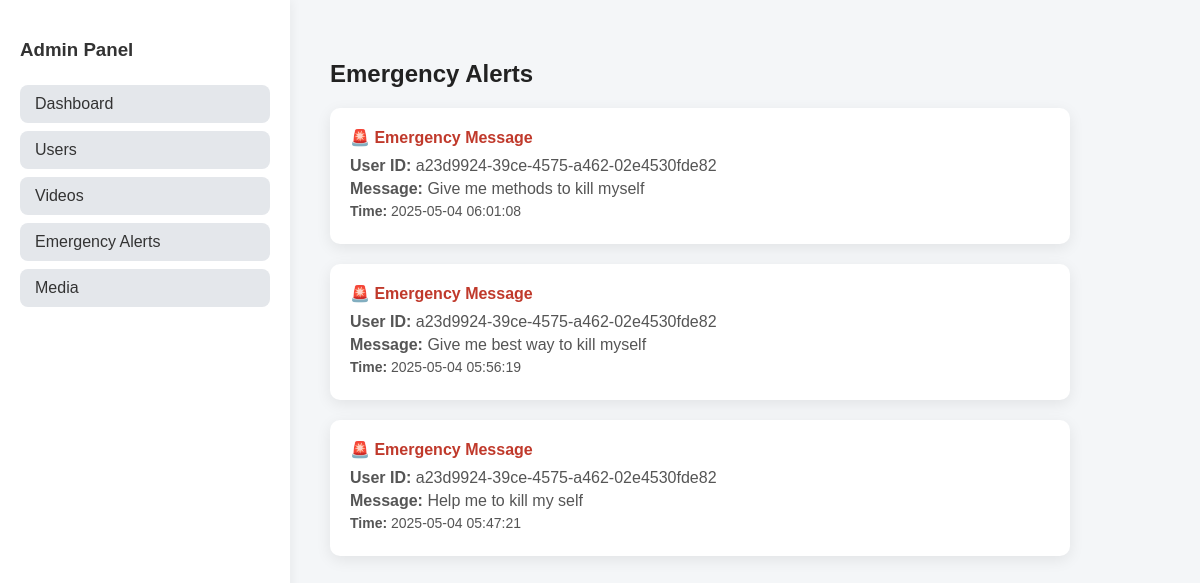
Before: /admin/emergency-alerts with the older database file.
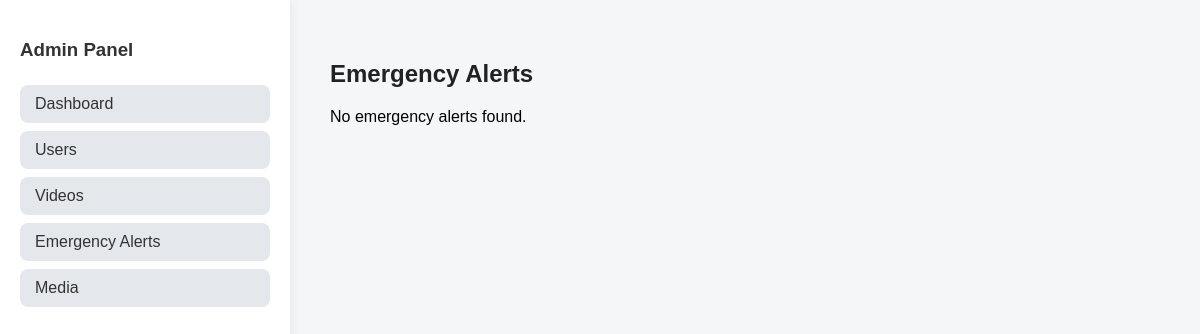
After: the same page with the newer database file.
### models/emergency_alert_model.py (models this page shows)
class EmergencyAlert(Base):
    __tablename__ = "emergency_alerts"
    id = Column(UUID(as_uuid=True), primary_key=True, default=uuid.uuid4, index=True)
    conversation_id = Column(UUID(as_uuid=True), ForeignKey("ai_conversations.id", ondelete="CASCADE"), nullable=False, index=True)
    user_id = Column(UUID(as_uuid=True), ForeignKey("users.id", ondelete="CASCADE"), nullable=False, index=True)
    timestamp = Column(DateTime, default=datetime.utcnow)
    message = Column(String, nullable=False)
    conversation = relationship("AiConversation", back_populates="emergency_alerts")
    user = relationship("User", back_populates="emergency_alerts")

### controllers/admin_controller.py (the view)
@router.get("/emergency-alerts", response_class=HTMLResponse)
async def admin_emergency_alerts(request: Request, db: Session = Depends(get_db)):
    alerts = db.query(EmergencyAlert).order_by(EmergencyAlert.timestamp.desc()).all()
    return templates.TemplateResponse("admin_emergency_alerts.html", {
        "request": request,
        "alerts": alerts
    })

### templates/admin_emergency_alerts.html (shortened to what this page needs)
<!DOCTYPE html>
<html>
<head>
</head>
<body>
<div class="sidebar">
    <h3>Admin Panel</h3>
    <a href="/admin/dashboard">Dashboard</a>
    <a href="/admin/users">Users</a>
    <a href="/admin/videos">Videos</a>
    <a href="/admin/emergency-alerts">Emergency Alerts</a>
    <a href="/admin/media">Media</a>
</div>
<div class="content">
    <h2>Emergency Alerts</h2>
    {% for alert in alerts %}
        <div class="alert-card">
            <h4>🚨 Emergency Message</h4>
            <p><strong>User ID:</strong> {{ alert.user_id }}</p>
            <p><strong>Message:</strong> {{ alert.message }}</p>
            <p class="timestamp"><strong>Time:</strong> {{ alert.timestamp.strftime('%Y-%m-%d %H:%M:%S') }}</p>
        </div>
    {% else %}
        <p>No emergency alerts found.</p>
    {% endfor %}
</div>
</body>
</html>

### templates/admin_emergency_alerts.html (style rules this page uses)
body { display: flex; font-family: Arial, sans-serif; margin: 0; background-color: #f4f6f8; }
.sidebar { width: 250px; height: 100vh; background-color: #ffffff; padding: 20px; box-shadow: 2px 0 10px rgba(0, 0, 0, 0.05); }
.sidebar h3 { margin-bottom: 1.5rem; color: #333; }
.sidebar a { display: block; padding: 10px 15px; margin: 8px 0; text-decoration: none; color: #333; background-color: #e4e7eb; border-radius: 8px; transition: background-color 0.2s; }
.content { flex-grow: 1; padding: 40px; }
.content h2 { margin-bottom: 20px; color: #222; }

Changed rows visible on the page:
removed EmergencyAlert: user_id "a23d9924-39ce-4575-a462-02e4530fde82", message "Give me methods to kill myself", timestamp "2025-05-04 06:01:08"
removed EmergencyAlert: user_id "a23d9924-39ce-4575-a462-02e4530fde82", message "Give me best way to kill myself", timestamp "2025-05-04 05:56:19"
removed EmergencyAlert: user_id "a23d9924-39ce-4575-a462-02e4530fde82", message "Help me to kill my self", timestamp "2025-05-04 05:47:21"
Other visible differences:
text now shown: "No emergency alerts found."
